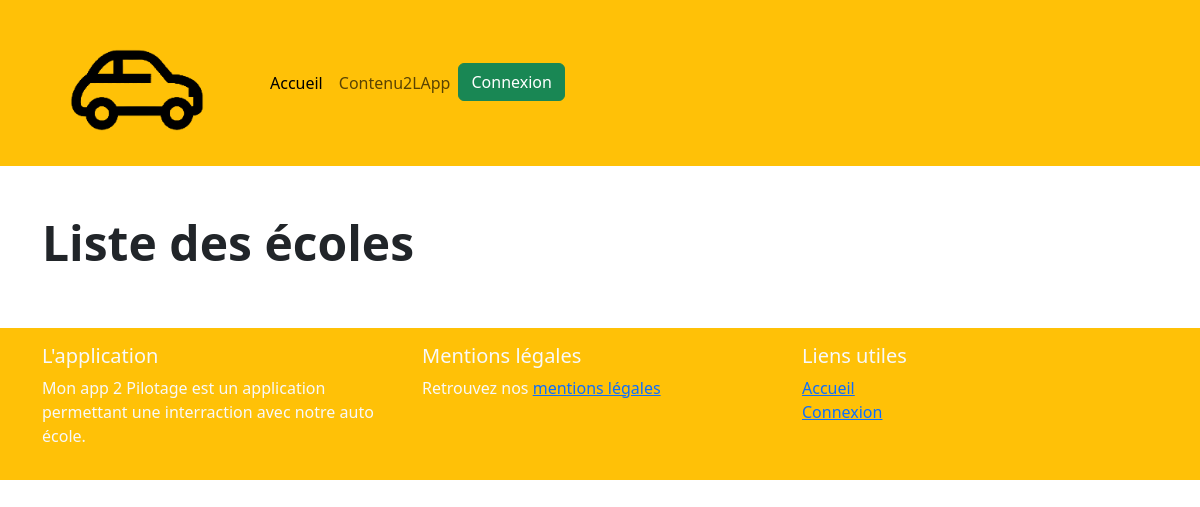
Page /ecoles/ on the earlier database version.
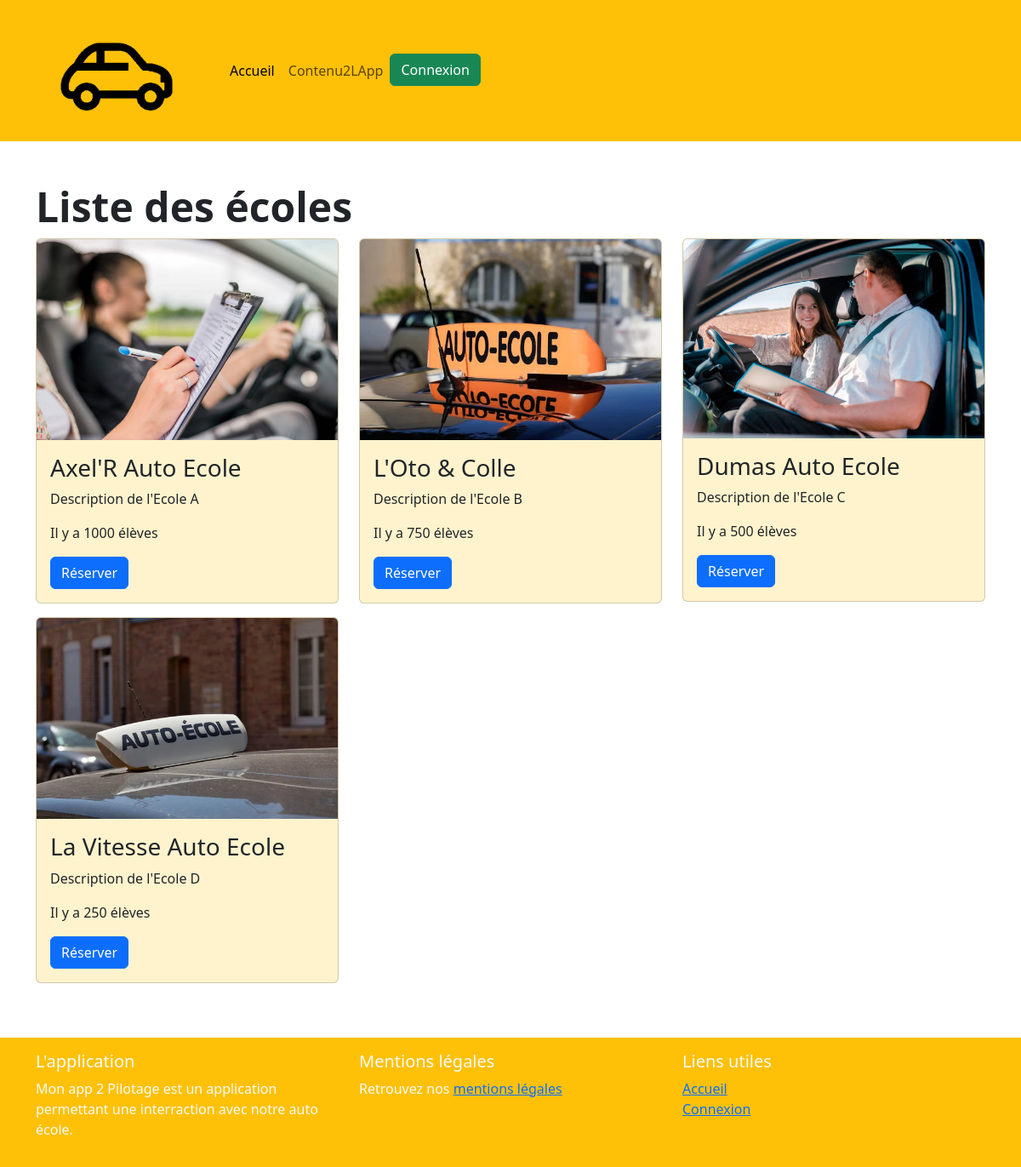
Same page on the later database version.
### monApp2Pilotage/models.py (models this page shows)
class Ecoles(models.Model):
    name = models.CharField(max_length=50)
    description = models.CharField(max_length=150)
    since = models.PositiveIntegerField()
    students = models.IntegerField(default=0)
    image = models.ImageField(upload_to='ecoles/', default='auto-ecole1.png')

### monApp2Pilotage/views.py (the view)
# urls.py: path('ecoles/', ecoles_view, name="ecoles"),
def ecoles_view(request):
    ecoles = Ecoles.objects.all()
    context = {'ecoles': ecoles}
    return render(request, 'monApp2Pilotage/liste_ecoles.html', context)

### monApp2Pilotage/templates/monApp2Pilotage/liste_ecoles.html
{% extends "../base.html" %}
{% load static %}
{% block content %}
<section id="home-header">
    <div class="row">
        <div class="col-md-9">
            <h1 class="display-5 fw-bold">Liste des écoles</h1>
        </div>
        {% for ecole in ecoles %}
        <div class="col-md-4 mb-3">
            <div class="card bg-warning-subtle">
                <img src="{{ MEDIA_URL }}{{ ecole.image }}" class="card-img-top" alt="{{ ecole.name }}">
                <div class="card-body">
                    <h3 class="card-title">{{ ecole.name }}</h3>
                    <p class="card-text">{{ ecole.description }}</p>
                    <p class="card-text">Il y a {{ ecole.students }} élèves</p>
                    <a href="#" class="btn btn-primary">Réserver</a>
                </div>
            </div>
        </div>
        {% endfor %}
    </div>
</section>
{% endblock %}

### monApp2Pilotage/templates/base.html (shortened to what this page needs)
{% load static %}
<!DOCTYPE html>
<html lang="fr">
<head>
    <link href="https://cdn.jsdelivr.net/npm/bootstrap@5.3.0-alpha1/dist/css/bootstrap.min.css" rel="stylesheet">
</head>
<body>
    {% include "layout/_navbar.html" %}
    <div class="container my-5">
        {% block content %}
        {% endblock %}
    </div>
</body>
    {% include "layout/_footer.html" %}
</html>

### monApp2Pilotage/templates/layout/_navbar.html (shortened to what this page needs)
{% load static %}
<nav class="navbar navbar-expand-lg navbar-light bg-warning">
    <div class="container-fluid">
        <img src="{% static 'images/logo.png' %}" alt="" width="250" height="150" class="d-inline-block align-text-top">
        <div class="collapse navbar-collapse" id="navbarNav">
            <ul class="navbar-nav">
                <li class="nav-item">
                    <a class="nav-link active" aria-current="page" href="{% url 'index' %}">Accueil</a>
                </li>
                <li class="nav-item">
                    <a class="nav-link" href="{% url 'contenu' %}">Contenu2LApp</a>
                </li>
                <li class="nav-item">
                    {% if user.is_authenticated %}
                    <a href="{% url 'logout' %}" <button class="btn btn-danger">Deconnexion</button></a>
                    {% else %}
                    <a href="{% url 'login' %}"><button class="btn btn-success">Connexion</button></a>
                    {% endif %}
                </li>
            </ul>
        </div>
    </div>
</nav>

### monApp2Pilotage/templates/layout/_footer.html
{% load static %}
<footer class="bg-warning text-light py-3">
    <div class="container">
      <div class="row">
        <div class="col-md-4">
          <h5>L'application</h5>
          <p>
            Mon app 2 Pilotage est un application permettant une interraction avec notre auto école.
          </p>
        </div>
        <div class="col-md-4">
          <h5>Mentions légales</h5>
          <p>
            Retrouvez nos <a href="{% url 'mentions' %}">mentions légales</a>
          </p>
        </div>
        <div class="col-md-4">
          <h5>Liens utiles</h5>
          <ul class="list-unstyled">
            <li><a href="{% url 'index' %}">Accueil</a></li>
            <li><a href="{% url 'login' %}">Connexion</a></li>
          </ul>
        </div>
      </div>
    </div>
  </footer>
</html>

Differences in the rows shown:
added Ecoles: image (picture), name "Axel'R Auto Ecole", description "Description de l'Ecole A", students "1000"
added Ecoles: image (picture), name "L'Oto & Colle", description "Description de l'Ecole B", students "750"
added Ecoles: image (picture), name "Dumas Auto Ecole", description "Description de l'Ecole C", students "500"
added Ecoles: image (picture), name "La Vitesse Auto Ecole", description "Description de l'Ecole D", students "250"
